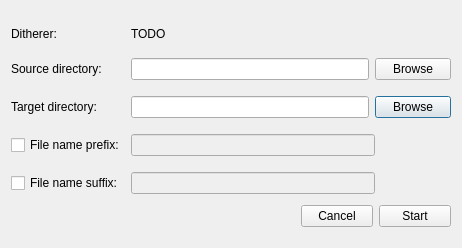
<?xml version="1.0" encoding="UTF-8"?>
<ui version="4.0">
 <class>BatchDitherDialog</class>
 <widget class="QDialog" name="BatchDitherDialog">
  <property name="geometry">
   <rect>
    <x>0</x>
    <y>0</y>
    <width>462</width>
    <height>248</height>
   </rect>
  </property>
  <property name="minimumSize">
   <size>
    <width>462</width>
    <height>248</height>
   </size>
  </property>
  <property name="maximumSize">
   <size>
    <width>462</width>
    <height>248</height>
   </size>
  </property>
  <property name="windowTitle">
   <string>Batch Convert</string>
  </property>
  <property name="modal">
   <bool>true</bool>
  </property>
  <layout class="QGridLayout" name="gridLayout_2">
   <item row="0" column="0">
    <layout class="QGridLayout" name="gridLayout">
     <item row="3" column="0">
      <widget class="QCheckBox" name="prefixCheck">
       <property name="minimumSize">
        <size>
         <width>0</width>
         <height>32</height>
        </size>
       </property>
       <property name="maximumSize">
        <size>
         <width>16777215</width>
         <height>32</height>
        </size>
       </property>
       <property name="text">
        <string>File name prefix:</string>
       </property>
      </widget>
     </item>
     <item row="2" column="1">
      <layout class="QHBoxLayout" name="horizontalLayout_2">
       <item>
        <widget class="QLineEdit" name="targetEdit"/>
       </item>
       <item>
        <widget class="QPushButton" name="targetBrowseButton">
         <property name="minimumSize">
          <size>
           <width>76</width>
           <height>0</height>
          </size>
         </property>
         <property name="maximumSize">
          <size>
           <width>76</width>
           <height>16777215</height>
          </size>
         </property>
         <property name="text">
          <string>Browse</string>
         </property>
        </widget>
       </item>
      </layout>
     </item>
     <item row="0" column="0">
      <widget class="QLabel" name="label">
       <property name="minimumSize">
        <size>
         <width>0</width>
         <height>26</height>
        </size>
       </property>
       <property name="maximumSize">
        <size>
         <width>16777215</width>
         <height>26</height>
        </size>
       </property>
       <property name="text">
        <string>Ditherer:</string>
       </property>
      </widget>
     </item>
     <item row="2" column="0">
      <widget class="QLabel" name="label_4">
       <property name="minimumSize">
        <size>
         <width>0</width>
         <height>32</height>
        </size>
       </property>
       <property name="maximumSize">
        <size>
         <width>16777215</width>
         <height>32</height>
        </size>
       </property>
       <property name="text">
        <string>Target directory:</string>
       </property>
      </widget>
     </item>
     <item row="1" column="1">
      <layout class="QHBoxLayout" name="horizontalLayout">
       <item>
        <widget class="QLineEdit" name="sourceEdit">
         <property name="readOnly">
          <bool>false</bool>
         </property>
        </widget>
       </item>
       <item>
        <widget class="QPushButton" name="sourceBrowseButton">
         <property name="minimumSize">
          <size>
           <width>76</width>
           <height>0</height>
          </size>
         </property>
         <property name="maximumSize">
          <size>
           <width>76</width>
           <height>16777215</height>
          </size>
         </property>
         <property name="text">
          <string>Browse</string>
         </property>
        </widget>
       </item>
      </layout>
     </item>
     <item row="1" column="0">
      <widget class="QLabel" name="label_3">
       <property name="minimumSize">
        <size>
         <width>0</width>
         <height>32</height>
        </size>
       </property>
       <property name="maximumSize">
        <size>
         <width>16777215</width>
         <height>32</height>
        </size>
       </property>
       <property name="text">
        <string>Source directory:</string>
       </property>
      </widget>
     </item>
     <item row="4" column="1">
      <layout class="QHBoxLayout" name="horizontalLayout_3">
       <item>
        <widget class="QLineEdit" name="postfixEdit">
         <property name="enabled">
          <bool>false</bool>
         </property>
        </widget>
       </item>
       <item>
        <spacer name="horizontalSpacer">
         <property name="orientation">
          <enum>Qt::Orientation::Horizontal</enum>
         </property>
         <property name="sizeType">
          <enum>QSizePolicy::Policy::Maximum</enum>
         </property>
         <property name="sizeHint" stdset="0">
          <size>
           <width>76</width>
           <height>20</height>
          </size>
         </property>
        </spacer>
       </item>
      </layout>
     </item>
     <item row="3" column="1">
      <layout class="QHBoxLayout" name="horizontalLayout_4">
       <item>
        <widget class="QLineEdit" name="prefixEdit">
         <property name="enabled">
          <bool>false</bool>
         </property>
        </widget>
       </item>
       <item>
        <spacer name="horizontalSpacer_2">
         <property name="orientation">
          <enum>Qt::Orientation::Horizontal</enum>
         </property>
         <property name="sizeType">
          <enum>QSizePolicy::Policy::Maximum</enum>
         </property>
         <property name="sizeHint" stdset="0">
          <size>
           <width>76</width>
           <height>20</height>
          </size>
         </property>
        </spacer>
       </item>
      </layout>
     </item>
     <item row="4" column="0">
      <widget class="QCheckBox" name="postfixCheck">
       <property name="minimumSize">
        <size>
         <width>0</width>
         <height>32</height>
        </size>
       </property>
       <property name="maximumSize">
        <size>
         <width>16777215</width>
         <height>32</height>
        </size>
       </property>
       <property name="text">
        <string>File name suffix:</string>
       </property>
      </widget>
     </item>
     <item row="0" column="1">
      <widget class="QLabel" name="dithererNameLabel">
       <property name="text">
        <string>TODO</string>
       </property>
      </widget>
     </item>
     <item row="5" column="1">
      <layout class="QHBoxLayout" name="horizontalLayout_5">
       <item>
        <spacer name="horizontalSpacer_3">
         <property name="orientation">
          <enum>Qt::Orientation::Horizontal</enum>
         </property>
         <property name="sizeHint" stdset="0">
          <size>
           <width>40</width>
           <height>20</height>
          </size>
         </property>
        </spacer>
       </item>
       <item>
        <widget class="QPushButton" name="cancelButton">
         <property name="minimumSize">
          <size>
           <width>72</width>
           <height>0</height>
          </size>
         </property>
         <property name="maximumSize">
          <size>
           <width>72</width>
           <height>16777215</height>
          </size>
         </property>
         <property name="text">
          <string>Cancel</string>
         </property>
        </widget>
       </item>
       <item>
        <widget class="QPushButton" name="startButton">
         <property name="minimumSize">
          <size>
           <width>72</width>
           <height>0</height>
          </size>
         </property>
         <property name="maximumSize">
          <size>
           <width>72</width>
           <height>16777215</height>
          </size>
         </property>
         <property name="text">
          <string>Start</string>
         </property>
        </widget>
       </item>
      </layout>
     </item>
    </layout>
   </item>
  </layout>
 </widget>
 <tabstops>
  <tabstop>sourceEdit</tabstop>
  <tabstop>targetEdit</tabstop>
  <tabstop>prefixCheck</tabstop>
  <tabstop>prefixEdit</tabstop>
  <tabstop>postfixCheck</tabstop>
  <tabstop>postfixEdit</tabstop>
  <tabstop>sourceBrowseButton</tabstop>
  <tabstop>targetBrowseButton</tabstop>
  <tabstop>cancelButton</tabstop>
  <tabstop>startButton</tabstop>
 </tabstops>
 <resources/>
 <connections/>
</ui>
